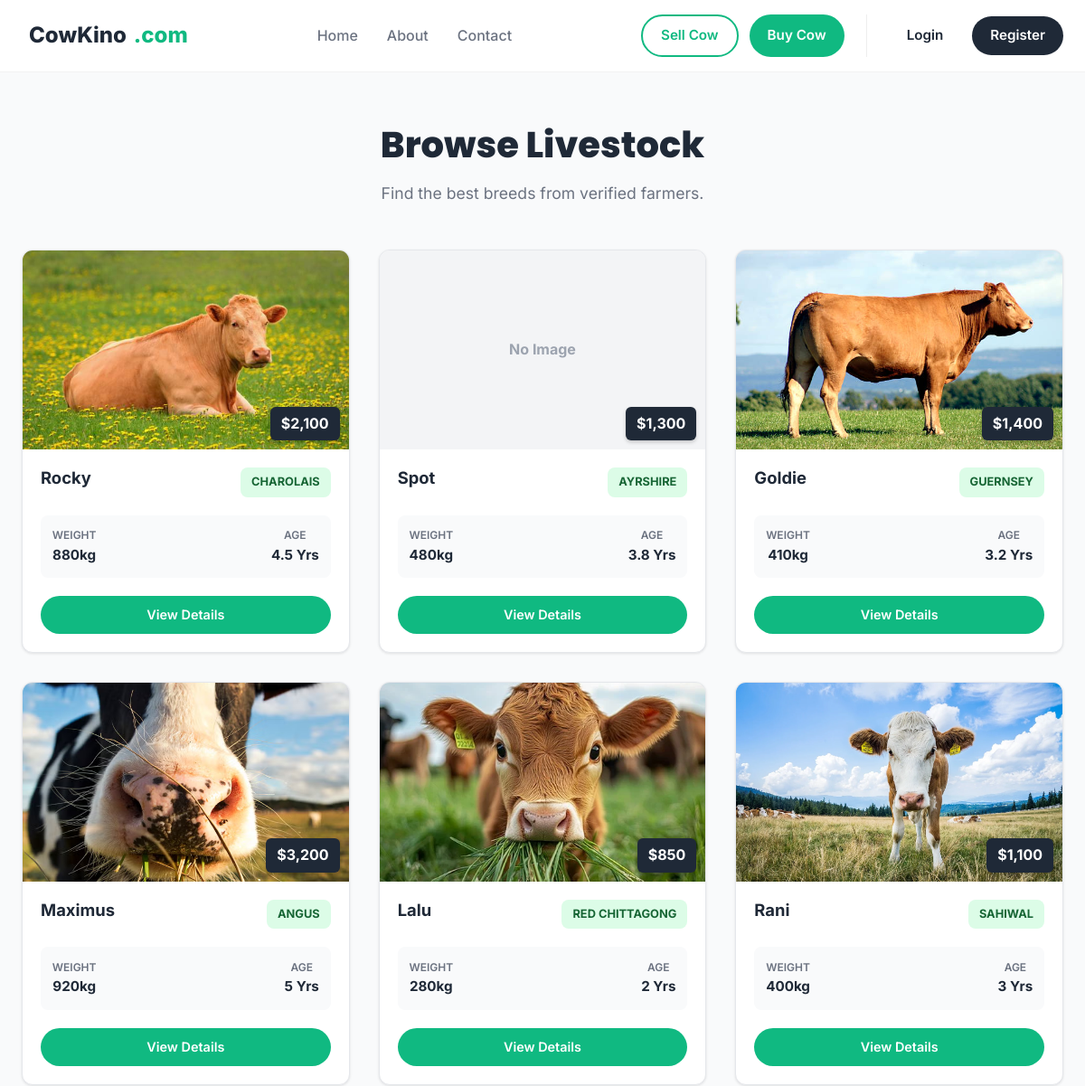
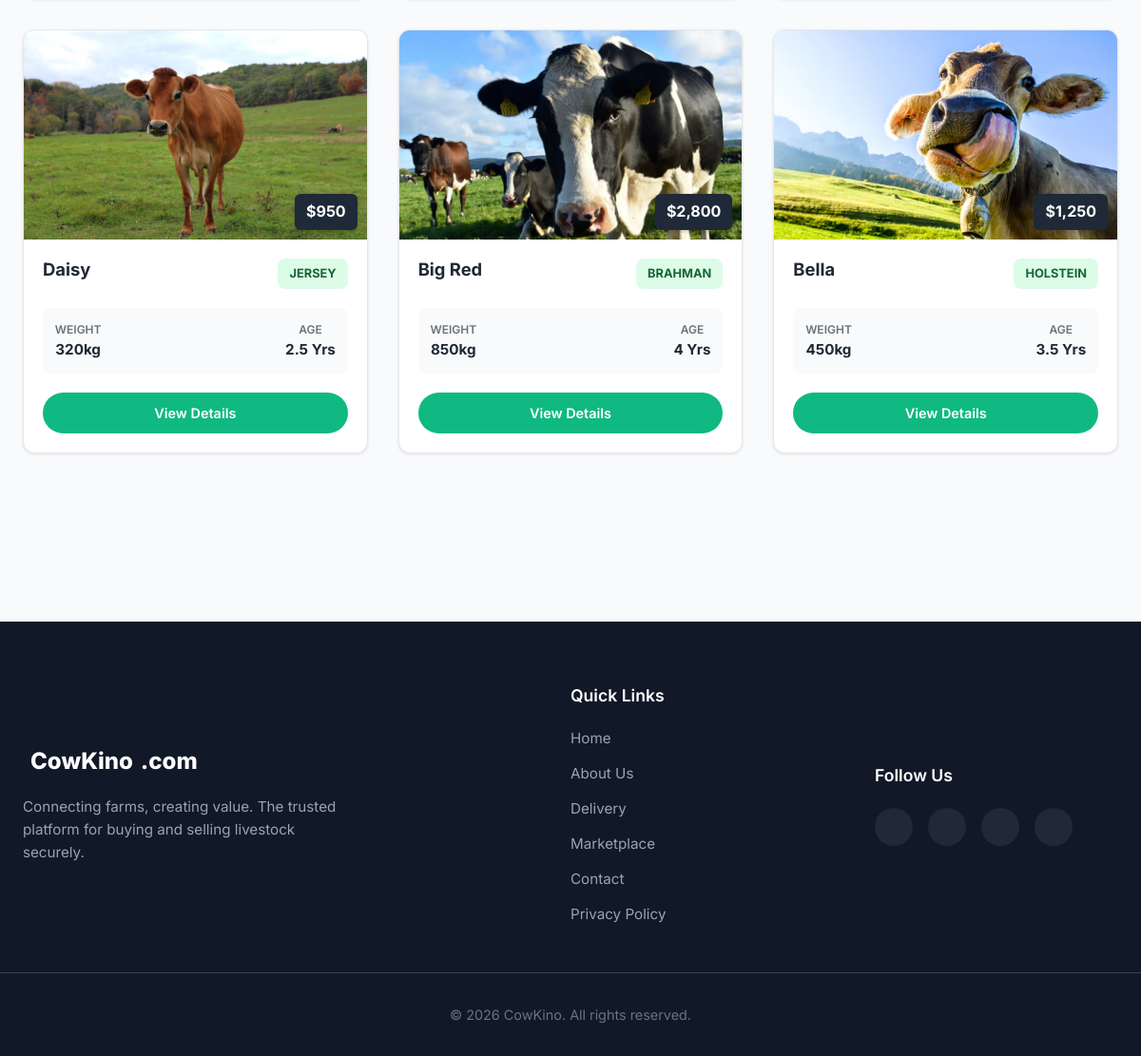
/view/buy.php, run on the app's committed database (2 pictures, top to bottom).
### tables this page shows
CREATE TABLE `cows` (
  `name` varchar(20) NOT NULL,
  `id` int(11) NOT NULL,
  `price` int(20) NOT NULL,
  `breed` varchar(20) NOT NULL,
  `age` float NOT NULL,
  `weight` int(5) NOT NULL,
  `photo_url` varchar(150) NOT NULL,
  `description` varchar(500) NOT NULL,
  `is_approved` tinyint(1) NOT NULL DEFAULT 0
);

### model/cows.php (called while the page is built, shortened)
<?php
require_once __DIR__ . '/DataBase.php';
function GetApprovedCows()
{
    global $conn;
    $sql = "SELECT * FROM cows WHERE is_approved = 1 ORDER BY id DESC";
    $result = mysqli_query($conn, $sql);
    $cows = [];
    if (mysqli_num_rows($result) > 0) {
        while ($row = mysqli_fetch_assoc($result)) {
            $cows[] = $row;
        }
    }
    return $cows;
}

### view/buy.php (the view, shortened to what this page needs)
<?php
require_once '../model/cows.php';
$allCows = GetApprovedCows();
?>
<!DOCTYPE html>
<html lang="en">
<head>
    <link rel="stylesheet" href="../Asset/style/style.css" />
</head>
<body>
    <?php include "./header.php"; ?>
    <main class="market-section">
        <div class="container">
            <div class="market-header">
                <h1>Browse Livestock</h1>
                <p>Find the best breeds from verified farmers.</p>
            </div>
            <div class="cow-grid">
                <?php if (count($allCows) > 0): ?>
                    <?php foreach ($allCows as $cow): ?>
                        <article class="cow-card">
                            <div class="card-image">
                                <span class="tag-price">$<?php echo number_format($cow['price']); ?></span>
                                <img src="../upload/<?php echo htmlspecialchars($cow['photo_url']); ?>"
                                    alt="<?php echo htmlspecialchars($cow['name']); ?>"
                                    style="object-fit: cover; background-color: #e5e7eb;"
                                    onerror="this.style.display='none'; this.nextElementSibling.style.display='flex'">
                                <div class="fallback-placeholder" style="display:none; width:100%; height:100%; background:#f3f4f6; align-items:center; justify-content:center; color:#9ca3af; font-weight:bold;">
                                    No Image
                                </div>
                            </div>
                            <div class="card-body">
                                <div class="card-top">
                                    <h3><?php echo htmlspecialchars($cow['name']); ?></h3>
                                    <span class="breed-tag"><?php echo htmlspecialchars($cow['breed']); ?></span>
                                </div>
                                <div class="stats-row">
                                    <div class="stat">
                                        <span class="label">Weight</span>
                                        <span class="value"><?php echo htmlspecialchars($cow['weight']); ?>kg</span>
                                    </div>
                                    <div class="stat">
                                        <span class="label">Age</span>
                                        <span class="value"><?php echo htmlspecialchars($cow['age']); ?> Yrs</span>
                                    </div>
                                </div>
                                <div class="card-footer">
                                    <a class="btn btn-primary btn-sm" style="width:100%" href="cow_details.php?id=<?php echo $cow['id']; ?>">View Details</a>
                                </div>
                            </div>
                        </article>
                    <?php endforeach; ?>
                <?php else: ?>
                    <p style="text-align:center;">No cows found.</p>
                <?php endif; ?>
            </div>
        </div>
    </main>
    <?php include "./footer.php"; ?>
</body>
</html>

### view/header.php (shortened to what this page needs)
<header class="navbar" id="navbar">
    <div class="container nav-container">
        <a href="../index.php" class="logo">
            <i class="ph-fill ph-cow"></i>CowKino<span class="highlight">.com</span>
        </a>
        <nav class="nav-menu" id="navMenu">
            <ul class="nav-links">
                <li><a href="../index.php" class="nav-link">Home</a></li>
                <li><a href="#about" class="nav-link">About</a></li>
                <li><a href="#contact" class="nav-link">Contact</a></li>
            </ul>
        </nav>
        <div class="nav-actions">
            <div class="trade-buttons">
                <?php
                $isLoggedIn = (isset($_SESSION['status']) && $_SESSION['status'] === true);
                $role = $isLoggedIn && isset($_SESSION['role']) ? strtolower((string)$_SESSION['role']) : '';
                if ($role === 'buyer') {
                    echo '<a href="./buy.php" class="btn btn-primary">Buy Cow</a>';
                } elseif ($role === 'seller') {
                    echo '<a href="./sell.php" class="btn btn-outline">Sell Cow</a>';
                } else {
                    echo '<a href="./sell.php" class="btn btn-outline">Sell Cow</a>';
                    echo '<a href="./buy.php" class="btn btn-primary">Buy Cow</a>';
                }
                ?>
            </div>
            <div class="auth-buttons">
                <?php
                if (isset($_SESSION['status']) && $_SESSION['status'] === true):
                ?>
                    <span style="font-weight: 600; color: var(--secondary); margin-right: 10px;">
                        Hi, <?php echo htmlspecialchars($_SESSION['user_name']); ?> !
                    </span>
                    <a href="../controller/logout.php" class="btn btn-outline" style="border-color: #ef4444; color: #ef4444;">
                        Logout
                    </a>
                <?php else: ?>
                    <a href="./login.php" class="btn btn-text">Login</a>
                    <a href="./register.php" class="btn btn-dark">Register</a>
                <?php endif; ?>
            </div>
        </div>
    </div>
</header>

### view/footer.php
<footer class="footer">
    <div class="container footer-content">
        <div class="footer-col brand-col">
            <a href="#" class="footer-logo">
                <i class="ph-fill ph-cow"></i> CowKino<span class="highlight">.com</span>
            </a>
            <p>
                Connecting farms, creating value. The trusted platform for buying and selling livestock securely.
            </p>
        </div>
        <div class="footer-col links-col">
            <h4>Quick Links</h4>
            <div class="footer-nav">
                <a href="#">Home</a>
                <a href="#about">About Us</a>
                <a href="./view/cow_delivery.php">Delivery</a>
                <a href="#market">Marketplace</a>
                <a href="#contact">Contact</a>
                <a href="#">Privacy Policy</a>
            </div>
        </div>
        <div class="footer-col social-col">
            <h4>Follow Us</h4>
            <div class="socials">
                <a href="#" aria-label="Facebook"><i class="ph ph-facebook-logo"></i></a>
                <a href="#" aria-label="Twitter"><i class="ph ph-twitter-logo"></i></a>
                <a href="#" aria-label="Instagram"><i class="ph ph-instagram-logo"></i></a>
                <a href="#" aria-label="YouTube"><i class="ph ph-youtube-logo"></i></a>
            </div>
        </div>
    </div>
    <div class="footer-bottom">
        <p>&copy; 2026 CowKino. All rights reserved.</p>
    </div>
</footer>

### data on the page
cows: price "2,100", photo_url (picture), name "Rocky", breed "CHAROLAIS", weight "880", age "4.5"
cows: price "1,300", name "Spot", breed "AYRSHIRE", weight "480", age "3.8", $cow['id'] 10 (drawn)
cows: price "1,400", photo_url (picture), name "Goldie", breed "GUERNSEY", weight "410", age "3.2"
cows: price "3,200", photo_url (picture), name "Maximus", breed "ANGUS", weight "920", age "5"
cows: price "850", photo_url (picture), name "Lalu", breed "RED CHITTAGONG", weight "280", age "2"
cows: price "1,100", photo_url (picture), name "Rani", breed "SAHIWAL", weight "400", age "3"
cows: price "950", photo_url (picture), name "Daisy", breed "JERSEY", weight "320", age "2.5"
cows: price "2,800", photo_url (picture), name "Big Red", breed "BRAHMAN", weight "850", age "4"
cows: price "1,250", photo_url (picture), name "Bella", breed "HOLSTEIN", weight "450", age "3.5"
